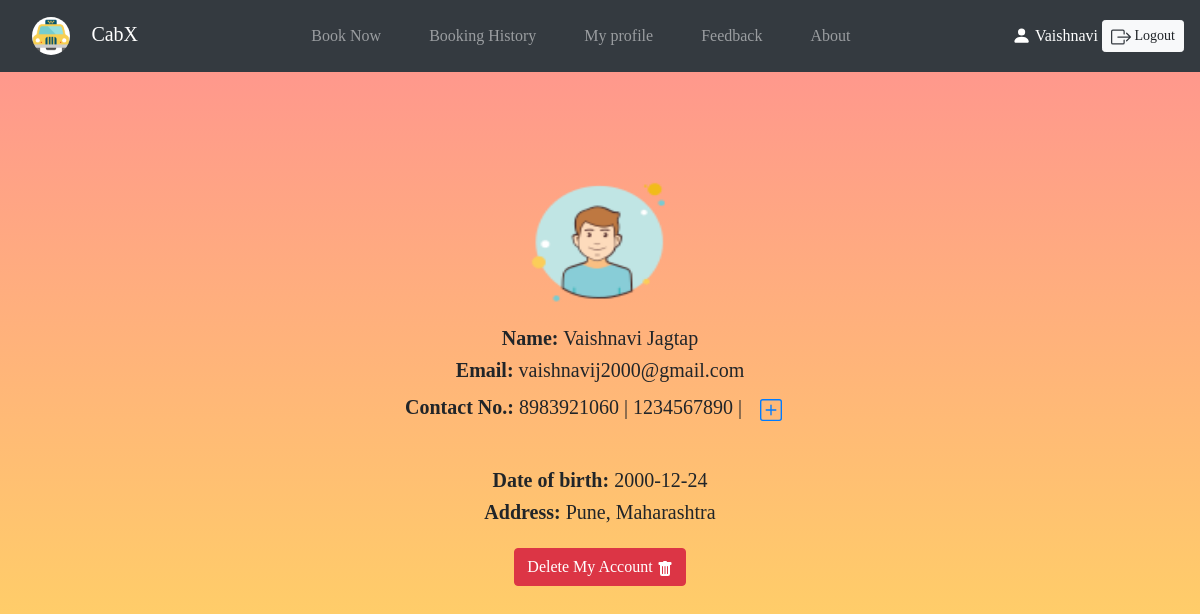
Screenshot of /profile.php (signed in) with the database file from the repository.
### tables this page shows
CREATE TABLE `passenger` (
  `pid` int(11) NOT NULL,
  `email` varchar(100) NOT NULL,
  `password` varchar(255) NOT NULL,
  `fname` varchar(25) NOT NULL,
  `lname` varchar(25) NOT NULL,
  `dob` date NOT NULL,
  `zip_id` int(11) NOT NULL,
  `created_at` datetime NOT NULL DEFAULT current_timestamp()
);

CREATE TABLE `passenger_addr` (
  `zip_id` int(11) NOT NULL,
  `city` varchar(50) NOT NULL,
  `state` varchar(50) NOT NULL,
  `latitude` varchar(50) NOT NULL
);

### profile.php (the view, shortened to what this page needs)
<?php
require "partials/_config.php";
if(!isset($_SESSION['login']) || $_SESSION['login'] != true)
{
    header("location: login.php");
}
else if(isset($_SESSION['pid']))
{
  $pid=$_SESSION['pid'];
  $sql="select * from passenger NATURAL join passenger_addr WHERE pid=$pid";
  $result=mysqli_query($conn,$sql);
  if($result)
  {
      $row=mysqli_fetch_assoc($result);
  }
  $sql2="select * from passenger_phone where pid=$pid";
  $result2=mysqli_query($conn,$sql2);
  if($result2)
  {
    $i=0;
    while($row2=mysqli_fetch_assoc($result2))
    {
        $phno[$i++]=$row2['phno'];
    }
  }
}
?>
<!doctype html>
<html lang="en">
<head>
    <link rel="stylesheet" href="https://cdn.jsdelivr.net/npm/bootstrap@4.5.3/dist/css/bootstrap.min.css"
>
    <link rel="stylesheet" href="css/styles.css">
</head>
<body>
    <?php require "partials/_nav.php"?>
    <div class="container text-center mx-auto my-5 p-5">
        <div class="profile-img mb-2">
            <img src="img/profile1.png" width="170em" height="150em" alt="User profile pic">
        </div>
        <?php
            if(isset($pid)){
            ?>
        <p class="h5"><strong>Name:</strong> <?php echo $row['fname']." ".$row['lname'] ?></p>
        <p class="h5"><strong>Email:</strong> <?=$row['email']?></p>
        <p class="h5"><strong>Contact No.:</strong>
            <?php
                foreach($phno as $no)
                {
                    echo $no." | ";
                }
                ?>
            <button class="btn" onclick="createNewElement();" data-toggle="tooltip" data-placement="bottom"
                title="Add new phone number"></button>
        </p>
        <br>
        <p class="h5"><strong>Date of birth:</strong> <?=$row['dob']?></p>
        <p class="h5"><strong>Address:</strong> <?php echo $row['city'].", ".$row['state'] ?></p>
        <?php } else if(isset($did)){?>
        <p class="h5"><strong>Name:</strong> <?php echo $row['fname']." ".$row['lname'] ?></p>
        <p class="h5"><strong>Username:</strong> <?=$row['username']?></p>
        <p class="h5"><strong>Contact No.:</strong>
            <?php
                foreach($phno as $no)
                {
                    echo $no." | ";
                }
                ?>
            <button class="btn" onclick="createNewElement();" data-toggle="tooltip" data-placement="bottom"
                title="Add new phone number"><svg xmlns="http://www.w3.org/2000/svg" width="22" height="22"
                    fill="currentColor" class="bi bi-plus-square text-primary" viewBox="0 0 16 16">
                    <path
                        d="M14 1a1 1 0 0 1 1 1v12a1 1 0 0 1-1 1H2a1 1 0 0 1-1-1V2a1 1 0 0 1 1-1h12zM2 0a2 2 0 0 0-2 2v12a2 2 0 0 0 2 2h12a2 2 0 0 0 2-2V2a2 2 0 0 0-2-2H2z" />
                    <path
                        d="M8 4a.5.5 0 0 1 .5.5v3h3a.5.5 0 0 1 0 1h-3v3a.5.5 0 0 1-1 0v-3h-3a.5.5 0 0 1 0-1h3v-3A.5.5 0 0 1 8 4z" />
                </svg></button>
            <?php
                if(isset($_SESSION['err'])){
                    echo "<p class='text-danger'>".$_SESSION['err']."</p>";
                    unset($_SESSION['err']);
                }
                ?>
        <div id="newElementId"></div>
        </p>
        <p class="h5"><strong>Vehicle details:</strong>
            <?php echo $row['vehicle_no']." (".$row['vehicle_type'].")" ?></p>
        <p class="h5"><strong>Experience:</strong> <?=$row['yr_exp']?> years</p>
        <?php } ?>
        <button type="button" class="btn btn-danger mt-3" data-toggle="modal" data-target="#exampleModal">
            Delete My Account
        </button>
    </div>
</body>
</html>

### css/styles.css (style rules this page uses)
* { box-sizing: border-box; }
body { font-family: Georgia, 'Times New Roman', Times, serif; }
.bi { color: white; }

### profile.php (style rules this page uses)
body { background: -webkit-linear-gradient(top, #ff9191, #ffdf5d); height: 100vh; }

### rows the page displays
passenger: fname "Vaishnavi", lname "Jagtap", email "vaishnavij2000@gmail.com", dob "2000-12-24", zip.city "Pune", zip.state "Maharashtra"

### other values shown
$_SESSION['username'] "Vaishnavi"
$no "8983921060"
$no "1234567890"
